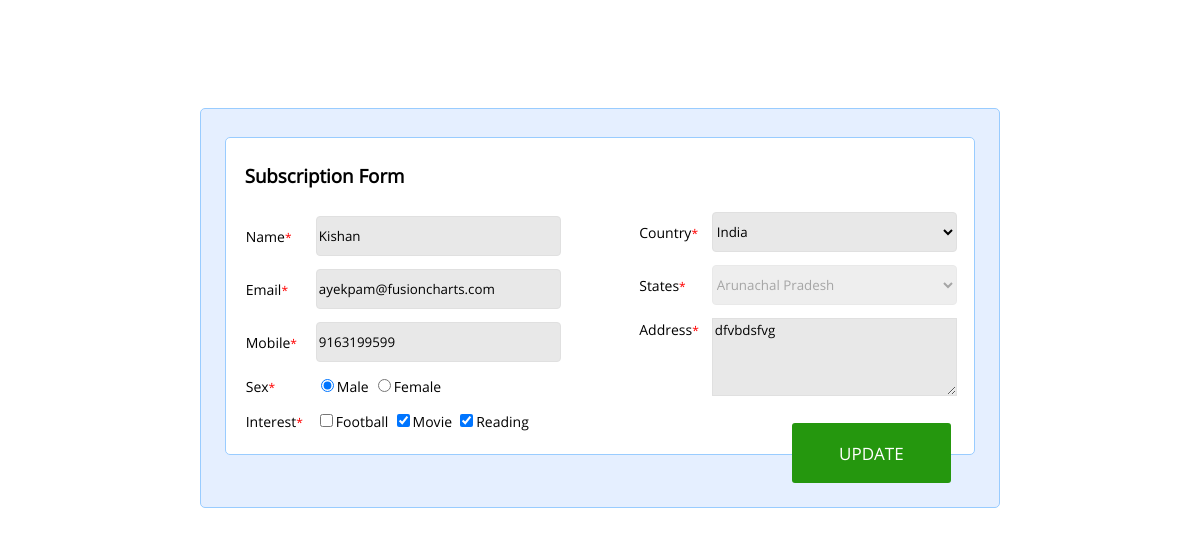
Page /edit.php?id=9163199599 on the committed database.
### tables this page shows
CREATE TABLE IF NOT EXISTS `subscription` (
  `NAME` varchar(30) NOT NULL,
  `EMAIL` varchar(30) NOT NULL,
  `MOBILE` varchar(10) NOT NULL,
  `SEX` varchar(7) NOT NULL,
  `INTEREST` varchar(35) NOT NULL,
  `COUNTRY` varchar(10) NOT NULL,
  `STATE` varchar(30) NOT NULL,
  `ADDRESS` varchar(100) NOT NULL
);

### edit.php (the view, shortened to what this page needs)
<!DOCTYPE html>
<html>
<head>
    <link rel="stylesheet" type="text/css" href="edit.css">
</head>
<body>
    <?php
    $id1= $_GET["id"];
$name = $email = $mobile = $gender = $country = $state = $address = "";
?>
        <?php
$servername = "localhost";
$username = "root";
$password = "";
$dbname = "kishan";
$conn = mysqli_connect($servername, $username, $password, $dbname);
        $column = "SELECT * FROM subscription where MOBILE='$id1'";
        $data = mysqli_query($conn,$column);
        $row = mysqli_fetch_array($data);
        $inerestArr=explode(",",$row['INTEREST']);
        ?>
            <div id="tab" class="relative">
                <form name="form1name" method="post" action="#">
                    <div id="form" class="form1">
                        <h3><span class="h3">Subscription Form</span></h3>
                        <div class="formleft">
                            <table border="0" cellspacing="13" cellpadding="0">
                                <tr>
                                    <td><span class="label">Name<span class="error">*</span></span>
                                    </td>
                                    <td>
                                        <input type="text" name="name" id="name" class="fsize" value="<?php echo $row['NAME']?>">
                                    </td>
                                </tr>
                                <tr>
                                    <td><span class="label">Email<span class="error">*</span></span>
                                    </td>
                                    <td>
                                        <input type="text" name="email" id="email" class="fsize" value="<?php echo $row['EMAIL'];?>">
                                    </td>
                                </tr>
                                <tr>
                                    <td><span class="label">Mobile<span class="error">*</span></span>
                                    </td>
                                    <td>
                                        <input type="text" name="mobile" id="phone" class="fsize" value="<?php echo $row['MOBILE'];?>">
                                    </td>
                                </tr>
                                <tr>
                                    <td><span class="label">Sex<span class="error">*</span></span>
                                    </td>
                                    <td>
                                        <input type="radio" name="sex" <?php if ($row['SEX']=='male') echo 'checked="checked"';?> value="male"><span class="label">Male</span>
                                        <input type="radio" name="sex" <?php if ($row['SEX']=='female') echo 'checked="checked"';?> value="female"><span class="label">Female</span>
                                </tr>
                                <tr>
                                    <td><span class="label">Interest<span class="error">*</span></span>
                                    </td>
                                    <td>
                                        <input type="checkbox" name="interest[]" class="inter" <?php if(in_array( "Football",$inerestArr)) echo "checked='checked'"; ?> value="Football" ><span class="label">Football</span>
                                        <input type="checkbox" name="interest[]" <?php if(in_array( "Movie",$inerestArr)) echo "checked='checked'"; ?> value="Movie"class="inter"><span class="label">Movie</span>
                                        <input type="checkbox" name="interest[]" <?php if(in_array( "Reading",$inerestArr)) echo "checked='checked'"; ?> value="Reading" class="inter"><span class="label">Reading
                  </span>
                                    </td>
                                </tr>
                            </table>
                        </div>
                        <div class="formright">
                            <table border="0" cellspacing="13" cellpadding="0">
                                <tr>
                                    <td><span class="label">Country<span class="error">*</span></span>
                                    </td>
                                    <td>
                                        <select id="country" name="country" class="fsize" onchange="State(this.value)" value="<?php echo $country;?>">
                                            <option value="India" <?php  if ($row['COUNTRY']=='India') echo "selected";?>>India</option>
                                        </select>
                                    </td>
                                </tr>
                                <tr>
                                    <td><span class="label">States<span class="error">*</span></span>
                                    </td>
                                    <td>
                                        <select id="state" name="state" class="fsize" <?php if ($state) { echo " selected"; } ?> value="" disabled>
                                            <option value="-1">
                                                <?php  if ($row['STATE']) echo $row['STATE'];?>
                                            </option>
                                    </td>
                                </tr>
                                <tr>
                                    <td valign="top"><span class="label">Address<span class="error">*</span></span>
                                    </td>
                                    <td><span class="tarea"><textarea name="address" rows="4" cols="28"><?php echo $row['ADDRESS'];?></textarea></span>
                                </tr>
                            </table>
                        </div>
                    </div>
                    <button type="submit" id="subscribe" class="s-button" name="subscribe">
                        <center>UPDATE</center>
                    </button>
                </form>
            </div>
            <div class="err">
                <br>
                <br>
                <br>
                <br>
                <br>
                <br>
                <br>
                <br>
                <br>
                <br>
                <br>
                <br>
                <br>
                <br>
                <br>
                <br>
                <br>
                <br>
            </div>
</body>
</html>

### edit.css (style rules this page uses)
* { font-family: OpenSans-Regular; }
* { -moz-box-sizing: border-box; -webkit-box-sizing: border-box; box-sizing: border-box; }
.error { color: red; font-size: 12px; }
.err { position: absolute; top: 16%; right: 4%; height:100px; width: 150px; }
.h3 { position: absolute; top: 8%; left: 2.5%; }
.relative { position: relative; border-radius: 5px; background-color: #E5EFFF; top: 100px; max-width: 800px; height: 400px; border-color: #99CCFF; border-style: solid; border-width: 1px; margin: auto; }
.form1 { position: absolute; display:s; border-radius: 5px; background-color: white; top: 7%; left: 3%; right:3%; height: 80%; width: 94%; padding: 15px 15px 15px 15px; border-color: #99CCFF; border-style: solid; border-width: 1px; }
.formleft { position: absolute; display:; background-color: none; top: 15%; left: -1.1%; right:; height: 80%; width: 50%; padding: 18px 15px 15px 15px; border-color: #99CCFF; border-style: ; border-width: ; }
.formright { position: absolute; display:; background-color: none; top: 14.6%; right: -1.5%; height: 80%; width: 50%; padding: 15px 15px 15px 15px; border-color: #99CCFF; border-style:; border-width: ; }
.label { font-size: 14px; }
.tarea { width: 100%; }
.inter { font-size: 14px; }
.s-button { position: absolute; border-radius: 3px; border: none; background: #25970E; text-decoration: none; bottom: 6%; right: 6%; width: 20%; height: 15%; padding: 2%; color: white; cursor: pointer; font-size:17px; z-index: 2; }
input, select, textarea { background-color : #E8E8E8; border:1px solid #E0E0E0; }
.fsize { width: 245px; height: 40px; border-radius: 4px; }

### rows in the picture
subscription: name "Kishan", email "ayekpam@fusioncharts.com", mobile "9163199599", SEX "☑", INTEREST "☑", country "India", state "Arunachal Pradesh", address "dfvbdsfvg"
